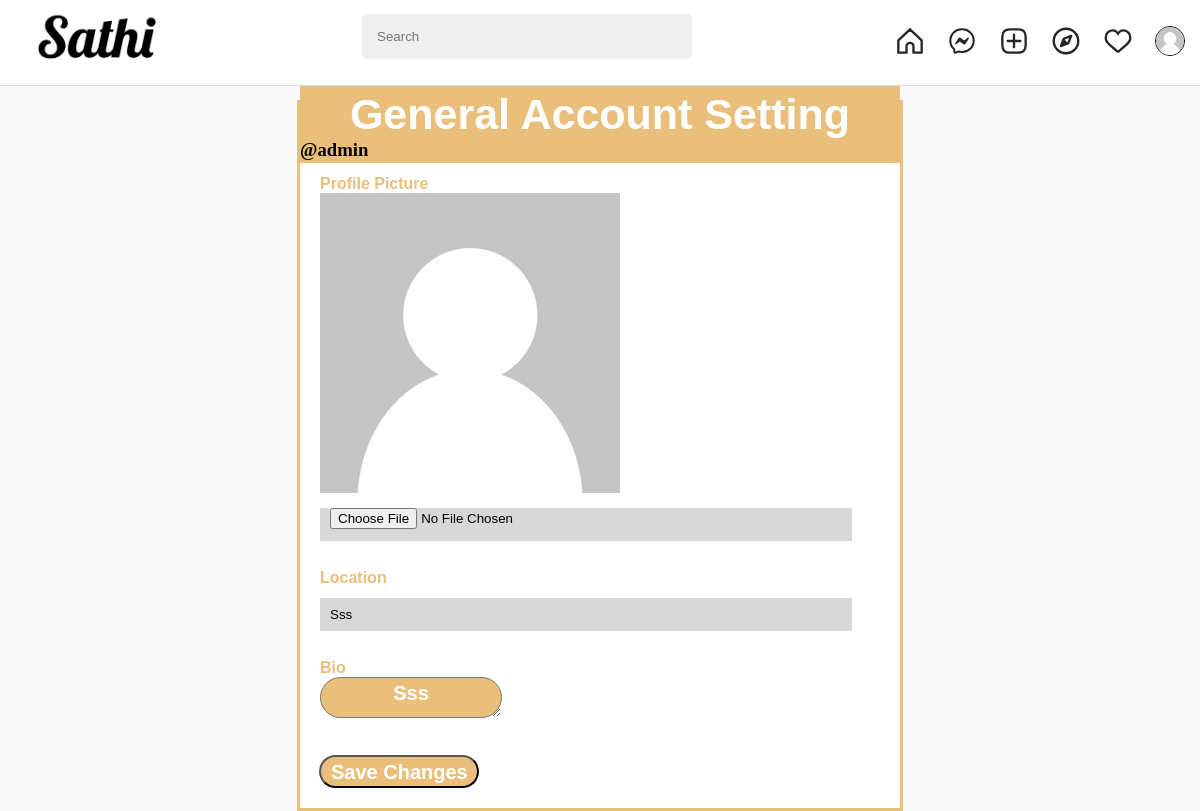
Page /settings (signed in) on the earlier database version.
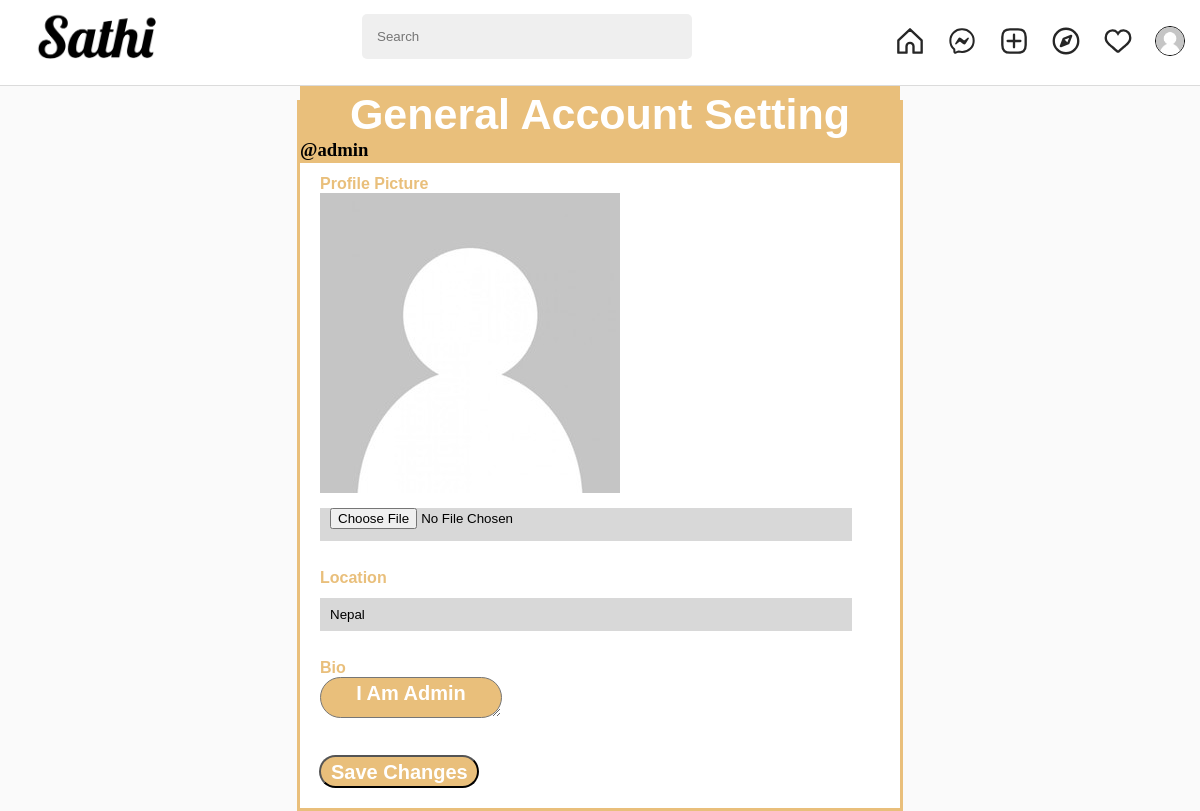
Same page on the later database version.
### userprofile/models.py (models this page shows, shortened)
class Profile(models.Model):
    user = models.ForeignKey(User, on_delete=models.CASCADE)
    id_user = models.IntegerField()
    bio = models.TextField(blank=True)
    profile_pics = models.ImageField(upload_to="profile_images",
                                     default="blank-profile-photo.jpeg")
    location = models.CharField(max_length=100, blank=True)

### userprofile/views.py (the view, shortened to what this page needs)
# urls.py: path('settings', views.settings, name="account_setting"),
@login_required(login_url="login")
def settings(request):
    template_file = os.path.join("user", "general_setting.html")
    try:
        user_profile = Profile.objects.get(user=request.user)
    except Profile.DoesNotExist:
        redirect('/')
    context = {"user_profile": user_profile}
    return render(request, template_file, context)

### templates/user/general_setting.html (shortened to what this page needs)
{% extends 'posts/base.html' %}
{% block link %} {% load static %}
<link rel="stylesheet" href="{% static 'styles/userprofile//settings.css' %}" />
{% endblock link %}
{% block user_container %}
<div class="profile__section">
  <div class="head">
    <div class="container">
      <div class="title">
        <h1>General Account Setting</h1>
        <h3>@{{user.username}}</h3>
      </div>
    </div>
  </div>
  <div class="content">
    <div class="container">
      <form method="post" action="/settings" enctype="multipart/form-data">
        <div class="first">
          <label for="first">Profile Picture</label>
          <img src="{{user_profile.profile_pics.url}}" alt="profile picture" class="profile-image"/>
          <input type="file"
           name="profile_pic"
           id="first"
           accept="image/*"
            />
        </div>
        <div class="pass">
          <label for="pass">Location</label>
          <input
            type="text"
            name="location"
            value={{user_profile.location}}
            id="pass"
            placeholder="Your Location"
          />
        </div>
        <div class="cpass">
          <label for="Cpass">Bio</label>
          <textarea name="bio" id="Cpass">{{user_profile.bio}}</textarea>
        </div>
        <div class="submit">
          <input type="submit" value="Save changes" />
        </div>
      </form>
    </div>
  </div>
</div>
{% endblock user_container %}

### templates/posts/base.html (shortened to what this page needs)
<!DOCTYPE html>
<html lang="en">
<head>
    {% load static %}
    <link rel="stylesheet" href="{% static 'styles/userprofile/user_view.css' %}">
    {% block link %}{% endblock link %}
</head>
<body>
    <div class="profile">
        <div class="profile__header">
          <div class="header-container">
            <div class="profile__logo">
              <a href="/"><img src="{% static 'images/brand-icon.png' %}" alt="Sathi logo"></a>
            </div>
            <div class="profile__searchBar">
              <form id="searchForm" action="/search" method="GET">
                <input type="text" class="form-control" placeholder="Search" name="q">
              </form>
            </div>
            <div class="profile__settings">
              <a href="/home"><button>
              </button></a>
              <button>
              </button>
              <a href="/upload"><button>
              </button></a>
              <a href="/explore"><button>
              </button></a>
              <a href="/notifications"><button>
              </button></a>
              <a href="/profile"><button>
                <img src="{{user_profile.profile_pics.url}}" alt="User image">
              </button></a>
            </div>
          </div>
        </div>
        {% block user_container %}
      {% endblock user_container %}
      </div>
</body>
</html>

### static/styles/userprofile/user_view.css (style rules this page uses)
* { margin: 0; padding: 0; }
body { background-color: #fafafa; }
.profile { margin-top: 100px; margin-bottom: 25px; }
.profile__header { background-color: white; border-bottom: 1px solid #dbdbdb; padding: 10px 20px; position: fixed; width: 98%; top: 0; }
.header-container { display: flex; justify-content: space-between; align-items: center; }
.profile__logo { object-fit: contain; }
.profile__logo img { width: 150px; }
.profile__searchBar input[type=text] { width: 300px; background-color: #efefef; border-radius: 5px; border: none; padding: 15px; }
.profile__settings { display: flex; }
.profile__settings button { width: 52px; height: 52px; background-color: transparent; border: none; }
.profile__settings button svg { width: 28px; height: 28px; }
.profile__settings img { width: 28px; object-fit: contain; border: 1px solid black; border-radius: 100%; }

### static/styles/userprofile/settings.css (style rules this page uses)
.container { width:600px; margin:34px auto -34px; border: 3px solid #E9BF7B ; }
.head .title h1 { text-align: center; font-weight: bold; font-size: 43px; text-transform: capitalize; font-family: Arial, Helvetica, sans-serif; padding:16px 0 0 0; color:white; }
.head .title { background-color: #E9BF7B; height:83px; margin: -29px 0 0 0; }
.first,.last,.email,.pass,.cpass { margin:12px 0 13px 20px; padding:12px 0 0 0; }
.first label, .last label, .email label, .pass label, .cpass label { text-transform: capitalize; font-weight:bold; font-family: Arial, Helvetica, sans-serif; color:#E9BF7B; }
.first input, .last input, .email input, .pass input, .cpass input { width:90%; height:33px; margin: 11px 0 3px 0; text-transform: capitalize; padding: 0 0 0 10px; background-color: #D8D8D8; border: none; }
.submit { margin:0 0 0 19px; }
.submit input[type="submit"], textarea { background-color:#E9BF7B; color:white; font-weight: bold; margin:0 0 20px 0; font-family: Arial, Helvetica, sans-serif; border-radius: 25px; font-size: 20px; text-transform: capitalize; width:160px; height:33px; text-align:center; padding:4px 10px 2px 10px; }
form { margin:-12px 0 0 0px; background-color: white; }

Differences in the rows shown:
changed Profile: location "sss" → "Nepal"; bio "sss" → "I am admin"
